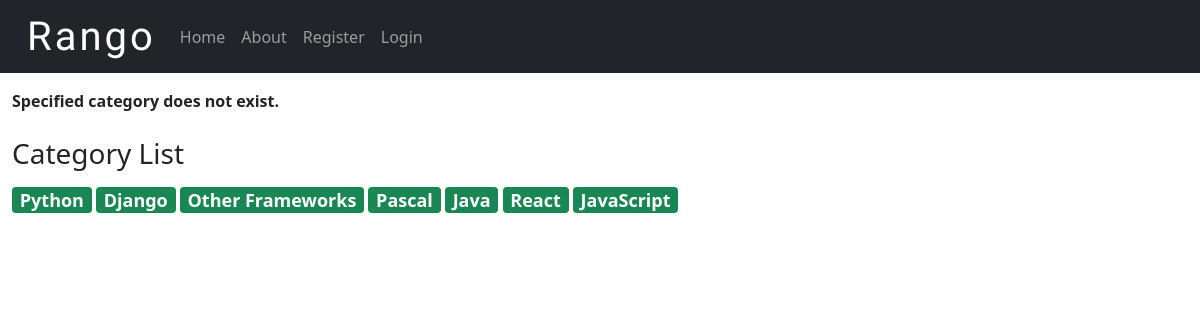
Page /rango/category/Python/ on the committed database.
### rango/models.py (models this page shows, shortened)
class Category(models.Model):
    name = models.CharField(max_length=128, unique=True)
    views = models.IntegerField(default=0)
    likes = models.IntegerField(default=0)
    slug = models.SlugField(unique=True)
    class Meta:
        verbose_name_plural = 'Categories'

### rango/views.py (the view)
def show_category(request, category_name_slug):
    context_dict = {}
    try:
        category = Category.objects.get(slug=category_name_slug)
        pages = Page.objects.filter(category=category).order_by('-views')
        context_dict['pages'] = pages
        context_dict['category'] = category
    except Category.DoesNotExist:
        context_dict['pages'] = None
        context_dict['category'] = None
    return render(request, 'rango/category.html', context_dict)

### rango/templatetags/rango_template_tags.py (called while the page is built)
@register.inclusion_tag('rango/cats.html')
def get_category_list(cat=None):
    return {"cats": Category.objects.all(),
            "act_cat": cat}

### templates/rango/category.html (shortened to what this page needs)
{% extends 'rango/base.html' %}
{% load static %}
{% load rango_template_tags %}
{% block body_block %}
<div class="container-fluid mt-3">
{% if category %}
<div style="display: flex; justify-content: space-between;">
<h1>{{ category.name }}</h1>
{% if user.is_authenticated %}
<a href="{% url 'rango:add_page' category.slug %}" class="btn btn-success" style="height: 40px;">Add Page</a>
{% endif %}
</div>
{% if pages %}
<ol class="list-group list-group-numbered mt-2">
  {% for page in pages %}
  <li class="list-group-item d-flex justify-content-between align-items-start">
    <a href="{% url 'rango:goto' %}?page_id={{page.id}}" class="ms-2 me-auto">{{page.title}}</a>
    {% if page.views > 1 %}
    <span class="badge bg-primary rounded-pill">{{page.views}} views</span>
    {% elif page.views == 1 %}
    <span class="badge bg-primary rounded-pill">{{page.views}} view</span>
    {% endif %}
  </li>
  {% endfor %}
</ol>
{% else %}
<strong> No pages currently in category. </strong>
{% endif %}
{% else %}
<strong> Specified category does not exist. </strong>
{% endif %}
<div>
  {% block sidebar_block %} {% get_category_list category %} {% endblock %}
</div>
</div>
{% endblock %}

### templates/rango/cats.html
<h3 class="mt-4"> Category List </h3>
{% if cats %}
{% for c in cats %}
{% if c == act_cat %}
<span class="badge bg-success mt-2"><a href="{% url 'rango:show_category' c.slug %}"
		style="color: white; text-decoration: none; cursor: pointer; font-size: 18px;">{{ c.name }}</a></span>
{% else %}
<span class="badge bg-success mt-2"><a href="{% url 'rango:show_category' c.slug %}"
		style="color: white; text-decoration: none; cursor: pointer; font-size: 18px;">{{ c.name }}</a></span>
{% endif %}
{% endfor %}
{% endif %}

### rows in the picture
Category: name "Python"
Category: name "Django"
Category: name "Other Frameworks"
Category: name "Pascal"
Category: name "Java"
Category: name "React"
Category: name "JavaScript"
